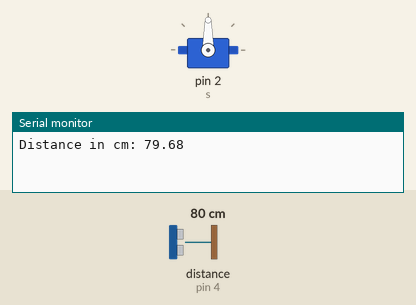
Bench run of a sketch on a simulated Arduino Uno, built with avr-gcc and run on an emulated ATmega328P. Shown: servo, the last lines printed to the serial monitor. Wiring (inferred from the names in the program): ultrasonic range finder: trigger pin 5; echo pin 4. The inputs (shaded band) are chosen by the test bench; at power-on: distance to the obstacle (sensor on pin 4) 80 cm. The echo pulse lasts 58.3 µs per cm.

Above: at 4.8 s.
4.9 s: distance to the obstacle (sensor on pin 4) set to 250 cm
At 8.8 s:
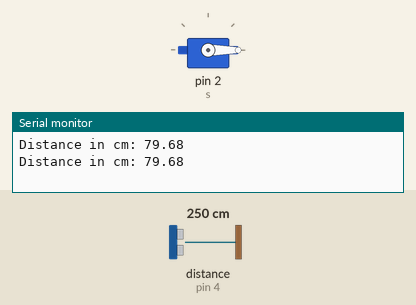
9.9 s: distance to the obstacle (sensor on pin 4) set to 156 cm
14.9 s: distance to the obstacle (sensor on pin 4) set to 148 cm
At 17.3 s:
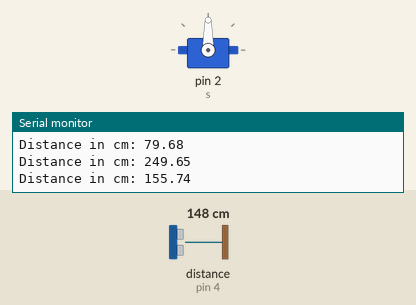
24.2 s: distance to the obstacle (sensor on pin 4) set to 299 cm
At 28.4 s:
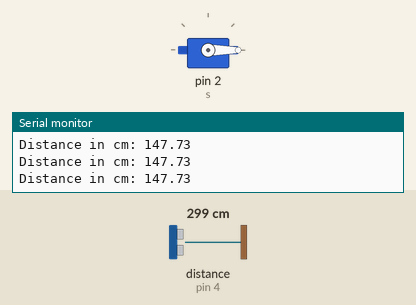
Timing chart, 0 to 29.9 s (numbered marks = the images above; inputs shaded):
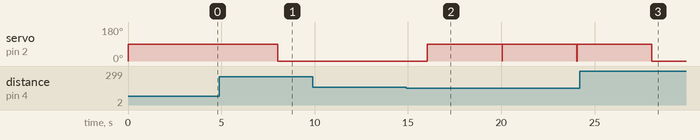

Measured:
- the behaviour switches between 151 and 150 cm on distance to the obstacle (sensor on pin 4) (found by bisection; images 1 and 2)
- after the input at 4.9 s, servo on pin 2 (s): 90° → 0° after 3.1 s
- after the input at 14.9 s, servo on pin 2 (s): 0° → 90° after 1.1 s
- after the input at 24.2 s, servo on pin 2 (s): goes on until 28.1 s, then stays 0°

The sketch:

code.ino
```cpp
#include<Servo.h>
Servo s;
void setup()
{
  Serial.begin(9600);
  pinMode(5, OUTPUT); // set arduino pin 5 to output mode
  pinMode(4, INPUT);  // set arduino pin 4 to input mode
  s.attach(2);       // attaches the servo on pin 2 to the servo object
  s.write(0);       // rotate servo motor to 0 degree
}

void loop()
{
  digitalWrite(5, HIGH);
  delayMicroseconds(10); // generate 10-microsecond pulse to TRIG pin
  digitalWrite(5, LOW);

  float duration = pulseIn(4, HIGH);
  float distance = (duration*0.0343)/2;    // calculate the distance


  if(distance <150)
      s.write(90);    // rotate servo motor to 90 degree to open garage door

  delay(4000);		 // delay 4000 milliseconds
  s.write(0);        // rotate servo motor to 0 degree to close garage door

  Serial.print("Distance in cm: ");
  Serial.println(distance);
}
```
